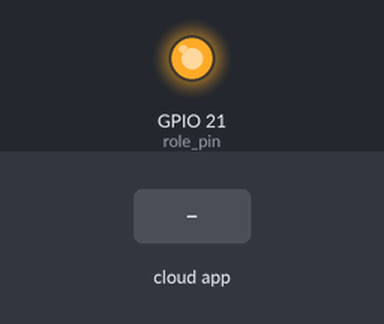
Recording of a sketch running on a simulated ESP32. On the bench: output pins drawn as LEDs (lit = HIGH). The test bench sets the inputs (shaded band). WiFi joins after 1.5 s; servers stay silent unless stated; no MQTT or app messages arrive unless stated.

Above: at 2.7 s.
2.8 s: the phone or cloud app sets roleDurum to on
At 3.3 s:
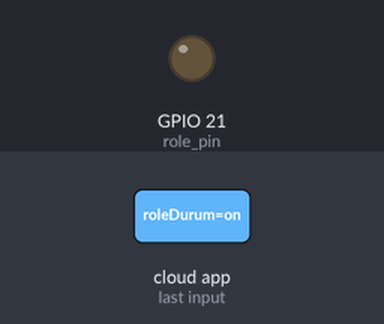
4.3 s: the phone or cloud app sets roleDurum to off
At 4.7 s:
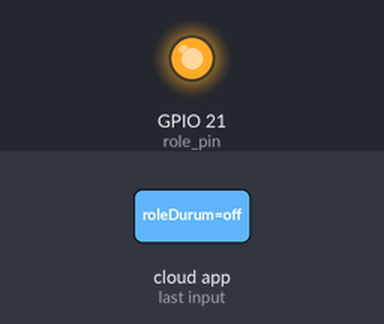
Timing chart, 0 to 7.3 s (numbered marks = the images above; inputs shaded):
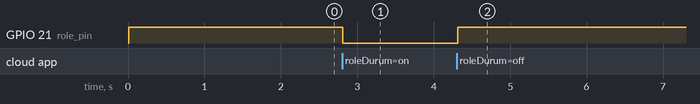

Measured:
- after the input at 2.8 s, GPIO 21 (role_pin): HIGH → LOW at once
- after the input at 4.3 s, GPIO 21 (role_pin): LOW → HIGH at once

The sketch:

akilli_priz.ino
```cpp
#include <WiFi.h>
#include <PubSubClient.h>

#include "Adafruit_MQTT.h"
#include "Adafruit_MQTT_Client.h"

/************************* WiFi Bağlantısı *********************************/

#define WLAN_SSID       "<ssid>"
#define WLAN_PASS       "<password>"

/************************* Adafruit.io Ayarlar *********************************/

#define AIO_SERVER      "io.adafruit.com"
#define AIO_SERVERPORT  1883                   // use 8883 for SSL
#define AIO_USERNAME  "<username>"
#define AIO_KEY       "<key>"

/************************* Adafruit.io Ayarlar *********************************/

WiFiClient clientAdafruit;
Adafruit_MQTT_Client mqtt(&clientAdafruit, AIO_SERVER, AIO_SERVERPORT, AIO_USERNAME, AIO_KEY);

/****************************** Feeds ***************************************/

Adafruit_MQTT_Subscribe role_ac_kapat = Adafruit_MQTT_Subscribe(&mqtt, AIO_USERNAME "/feeds/ev/roleDurum");

/****************************** Feeds ***************************************/

/****************************** Node-Red MQTT Ayarları ***************************************/
/*
const char* mqttServer = "192.168.43.192";
const int mqttPort = 1883;
const char* mqtt_topic = "bilgisayarliKontrol/roleDurum";
const char* clientID = "esp32";
const char* mqttUser = "";
const char* mqttPassword = "";

WiFiClient espClient;
PubSubClient client(espClient);
*/
/****************************** Node-Red MQTT Ayarları ***************************************/

void MQTT_connect();

int role_pin = 21;

void setup() {
  delay(10);

  pinMode (role_pin, OUTPUT);
  digitalWrite(role_pin, HIGH);

  WiFi.begin(WLAN_SSID, WLAN_PASS);
  while (WiFi.status() != WL_CONNECTED) {
    delay(500);
  }

  mqtt.subscribe(&role_ac_kapat);
/*
  client.setServer(mqttServer, mqttPort);

  while (!client.connected()) {
    if (client.connect(clientID, mqttUser, mqttPassword )) {
    } else {
      delay(2000);
    }
  }
  client.subscribe(mqtt_topic);*/
}

String roleSonDurum;

void loop() {
  MQTT_connect();
  Adafruit_MQTT_Subscribe *subscription;

  while ((subscription = mqtt.readSubscription(1000))) {

    String roleDurum=(char *)role_ac_kapat.lastread;
    char* charRoleDurum = (char *)role_ac_kapat.lastread;

    if(roleDurum != roleSonDurum) {

      roleSonDurum = roleDurum;

      if(roleDurum == "on"){
        digitalWrite(role_pin, LOW);
        /*
        if (client.publish(mqtt_topic, charRoleDurum)) {
        }
        else {
          client.connect(clientID);
          delay(10);
          client.publish(mqtt_topic, charRoleDurum);
        }*/
      }
      else if(roleDurum == "off") {
        digitalWrite(role_pin, HIGH);
        /*
        if (client.publish(mqtt_topic, charRoleDurum)) {
        }
        else {
          client.connect(clientID);
          delay(10);
          client.publish(mqtt_topic, charRoleDurum);
        }*/
      }

    }

  }
  //client.loop();
}

void MQTT_connect() {
  int8_t ret;
  // Stop if already connected.
  if (mqtt.connected()) {
    return;
  }
  uint8_t retries = 3;
  while ((ret = mqtt.connect()) != 0) { // connect will return 0 for connected
       mqtt.disconnect();
       delay(5000);  // wait 5 seconds
       retries--;
       if (retries == 0) {
         // basically die and wait for WDT to reset me
         while (1);
       }
  }
}
```
